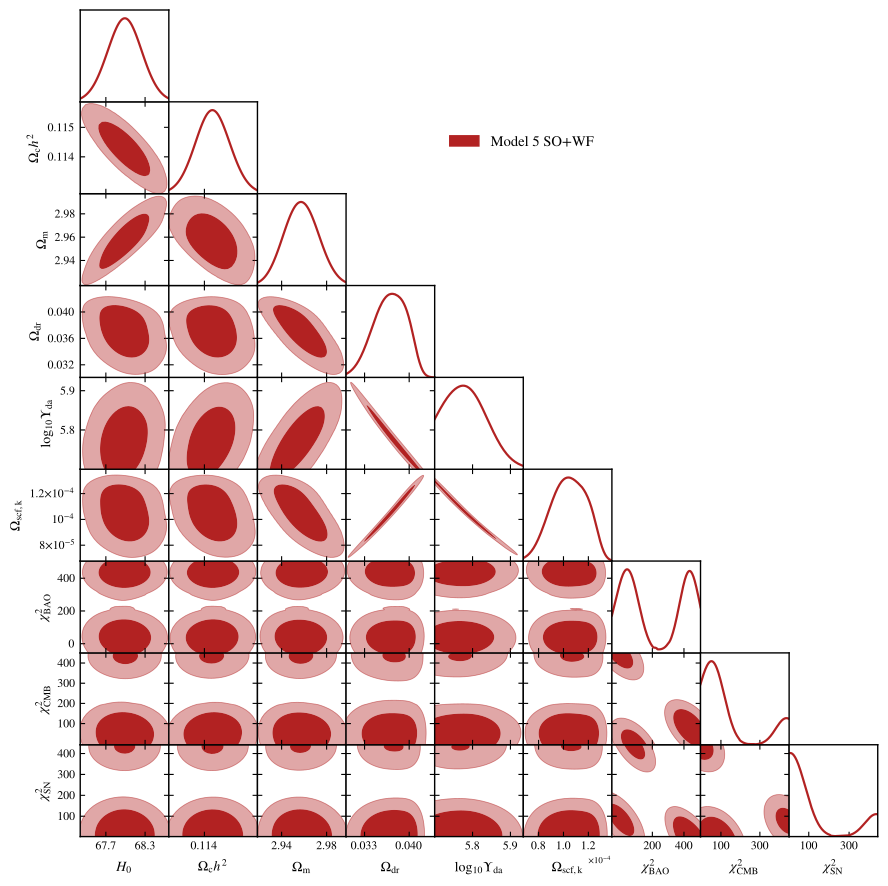

Recreate this plot in Python.
import getdist.plots as gplot
from getdist import MCSamples
from getdist import loadMCSamples
import os
import matplotlib
import subprocess
import matplotlib.pyplot as plt
import numpy as np

# GENERAL PLOT OPTIONS
matplotlib.rcParams['mathtext.fontset'] = 'stix'
matplotlib.rcParams['font.family'] = 'STIXGeneral'
matplotlib.rcParams['mathtext.rm'] = 'Bitstream Vera Sans'
matplotlib.rcParams['mathtext.it'] = 'Bitstream Vera Sans:italic'
matplotlib.rcParams['mathtext.bf'] = 'Bitstream Vera Sans:bold'
matplotlib.rcParams['xtick.bottom'] = True
matplotlib.rcParams['xtick.top'] = False
matplotlib.rcParams['ytick.right'] = False
matplotlib.rcParams['axes.edgecolor'] = 'black'
matplotlib.rcParams['axes.linewidth'] = '1.0'
matplotlib.rcParams['axes.labelsize'] = 'medium'
matplotlib.rcParams['axes.grid'] = True
matplotlib.rcParams['grid.linewidth'] = '0.0'
matplotlib.rcParams['grid.alpha'] = '0.18'
matplotlib.rcParams['grid.color'] = 'lightgray'
matplotlib.rcParams['legend.labelspacing'] = 0.77
matplotlib.rcParams['savefig.bbox'] = 'tight'
matplotlib.rcParams['savefig.format'] = 'pdf'

parameter = [u'H0',u'omegach2',u'Omega_m',u'Omega0_da_dr',u'scf_friction', u'Omega0_scf_ke',
u'chi2__BAO',u'chi2__CMB',u'chi2__SN']
chaindir=r'.'

root_chains = ('EXAMPLE_MCMC5','EXAMPLE_MCMC20')

analysissettings={'smooth_scale_1D':0.45,'smooth_scale_2D':0.45,'ignore_rows': u'0.5',
'range_confidence' : u'0.04'}

analysissettings2={'smooth_scale_1D':0.45,'smooth_scale_2D':0.45,'ignore_rows': u'0.0',
'range_confidence' : u'0.04'}

#The previous run had 'scf_friction' : 5.7 (Omega_dr_max = 0.044) - 8. 7 (Omega_dr_min = 0.0008)
or_min = 0.0008
or_max = 0.044 

# --------------------------------------------------------------------------------
print("Chain 1")
samples=loadMCSamples('./' + root_chains[0],settings=analysissettings)
samples.ranges.setRange('Omega0_da_dr', [or_min, or_max])
samples.saveAsText('.VM_P4_TMP1')
# --------------------------------------------------------------------------------
print("Chain 2")
samples=loadMCSamples('./' + root_chains[1],settings=analysissettings2)
samples.ranges.setRange('Omega0_da_dr', [or_min, or_max])
samples.saveAsText('.VM_P4_TMP2')
# --------------------------------------------------------------------------------

#GET DIST PLOT SETUP
g=gplot.getSubplotPlotter(chain_dir=chaindir, analysis_settings=analysissettings2,width_inch=9.0)
g.settings.lw_contour = 1.2
g.settings.legend_rect_border = False
g.settings.figure_legend_frame = False
g.settings.axes_fontsize = 13.5
g.settings.legend_fontsize = 15.5
g.settings.alpha_filled_add = 0.7
g.settings.lab_fontsize=15
g.legend_labels=False

param_3d = None
#g.triangle_plot(['.VM_P4_TMP2', '.VM_P4_TMP1'],parameter,
g.triangle_plot(['.VM_P4_TMP2'],parameter,
plot_3d_with_param=param_3d,line_args=[
{'lw': 1.6,'ls': 'solid', 'color':'firebrick'},
{'lw': 1.0,'ls': 'solid', 'color':'royalblue'}],
contour_colors=['firebrick','royalblue'],
filled=True,shaded=False,
legend_labels=['Model 5 SO+WF','Model 5 PL+PT'],legend_loc=(0.5,0.825),
imax_shaded=0)
g.export()
